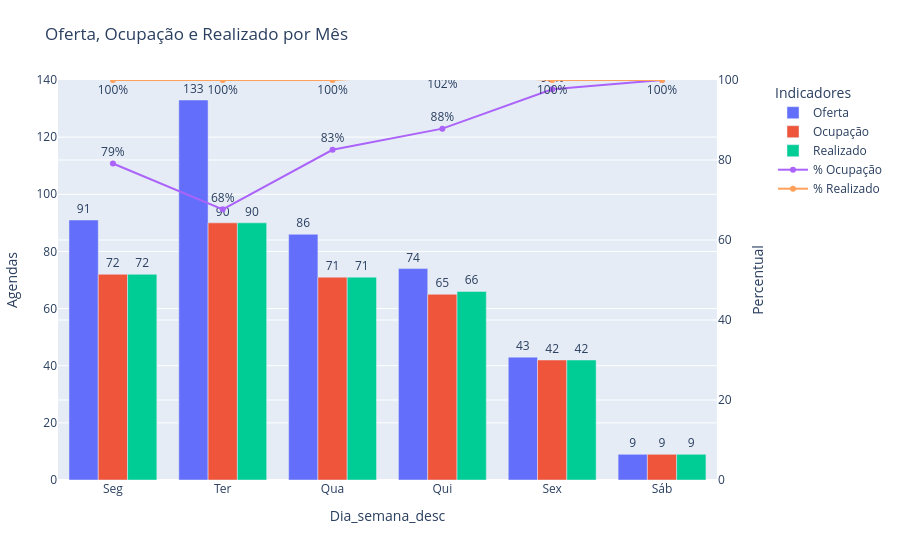

Notebook source saved alongside this figure:
### Code cell
grafico_barra_linha(df_graph_i, "Dia_semana_desc")

### Figure 1 — Plotly figure (JSON) as saved in the notebook; plotly's stock layout.template omitted (floating-point values rounded to 4 significant figures)
{"data": [{"name": "Oferta", "text": [91.0, 133.0, 86.0, 74.0, 43.0, 9.0], "textposition": "outside", "type": "bar", "x": ["Seg", "Ter", "Qua", "Qui", "Sex", "Sáb"], "xaxis": "x", "y": [91, 133, 86, 74, 43, 9], "yaxis": "y"}, {"name": "Ocupação", "text": [72.0, 90.0, 71.0, 65.0, 42.0, 9.0], "textposition": "outside", "type": "bar", "x": ["Seg", "Ter", "Qua", "Qui", "Sex", "Sáb"], "xaxis": "x", "y": [72, 90, 71, 65, 42, 9], "yaxis": "y"}, {"name": "Realizado", "text": [72.0, 90.0, 71.0, 66.0, 42.0, 9.0], "textposition": "outside", "type": "bar", "x": ["Seg", "Ter", "Qua", "Qui", "Sex", "Sáb"], "xaxis": "x", "y": [72, 90, 71, 66, 42, 9], "yaxis": "y"}, {"mode": "lines+markers+text", "name": "% Ocupação", "text": ["79%", "68%", "83%", "88%", "98%", "100%"], "textposition": "top center", "type": "scatter", "x": ["Seg", "Ter", "Qua", "Qui", "Sex", "Sáb"], "xaxis": "x", "y": [79.12, 67.67, 82.56, 87.84, 97.67, 100.0], "yaxis": "y2"}, {"mode": "lines+markers+text", "name": "% Realizado", "text": ["100%", "100%", "100%", "102%", "100%", "100%"], "textposition": "bottom center", "type": "scatter", "x": ["Seg", "Ter", "Qua", "Qui", "Sex", "Sáb"], "xaxis": "x", "y": [100.0, 100.0, 100.0, 101.5, 100.0, 100.0], "yaxis": "y2"}], "layout": {"barmode": "group", "hovermode": "x unified", "legend": {"title": {"text": "Indicadores"}}, "margin": {"b": 80, "l": 40, "r": 40, "t": 80}, "title": {"text": "Oferta, Ocupação e Realizado por Mês"}, "xaxis": {"anchor": "y", "domain": [0, 0.94], "title": {"text": "Dia_semana_desc"}}, "yaxis": {"anchor": "x", "domain": [0, 1], "title": {"text": "Agendas"}}, "yaxis2": {"anchor": "x", "overlaying": "y", "range": [0, 100], "side": "right", "title": {"text": "Percentual"}}}}
